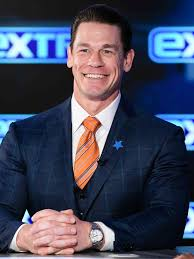
#> input picture Test Img/jhon ciena.jpg, 194 x 259 px, found by its file name
$ python Model.py
#> lines starting #> are read from the running program, lines starting #| are printed output that depends on the picture
import os
import cv2
import numpy as np
import pandas as pd
import pywt
import joblib
import seaborn as sn
from matplotlib import pyplot as plt
from sklearn.svm import SVC
from sklearn.preprocessing import StandardScaler
from sklearn.model_selection import train_test_split
from sklearn.pipeline import Pipeline
from sklearn.metrics import classification_report
from sklearn import svm
from sklearn.ensemble import RandomForestClassifier
from sklearn.linear_model import LogisticRegression
from sklearn.pipeline import make_pipeline
from sklearn.model_selection import GridSearchCV
from sklearn.metrics import confusion_matrix

"""# getting test img
img = cv2.imread('Test Img\\jhon ciena.jpg')
print(img.shape)
# gray img
gray = cv2.cvtColor(img, cv2.COLOR_BGR2GRAY)

# getting face of test img
faces = face_cascade.detectMultiScale(gray, 1.3, 5)
(x, y, w, h) = faces[0]
face_img = cv2.rectangle(img, (x, y), (x + w, y + h), (255, 0, 0), 2)
plt.imshow(face_img)
plt.axis('off')
plt.show()

# getting face area with 2 eyes
cv2.destroyAllWindows()
for (x, y, w, h) in faces:
    face_img = cv2.rectangle(img, (x, y), (x + w, y + h), (255, 0, 0), 2)
    roi_gray = gray[y:y + h, x:x + w]
    roi_color = face_img[y:y + h, x:x + w]
    eyes = eye_cascade.detectMultiScale(roi_gray)
    for (ex, ey, ew, eh) in eyes:
        cv2.rectangle(roi_color, (ex, ey), (ex + ew, ey + eh), (0, 255, 0), 2)
"""

# getting face and eyes
face_cascade = cv2.CascadeClassifier('opencv\\haarcascades\\haarcascade_frontalface_default.xml')
eye_cascade = cv2.CascadeClassifier('opencv\\haarcascades\\haarcascade_eye.xml')


# getting cropped img
def get_cropped_image_if_2_eyes(image_path):
#> called with image_path = 'Test Img\\jhon ciena.jpg'
    img = cv2.imread(image_path)
#> img is the input picture: shape (259, 194, 3); mean B, G, R 90.3, 70.6, 65.6
    if img is None:
        return None

    gray = cv2.cvtColor(img, cv2.COLOR_BGR2GRAY)
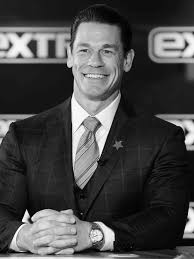
#> gray: shape (259, 194); min 0, max 255, mean 71.4
    if gray is None:
        return None

    faces = face_cascade.detectMultiScale(gray, 1.3, 5)
#> faces = [[68, 28, 58, 58]]
    for (x, y, w, h) in faces:
        roi_gray = gray[y:y + h, x:x + w]
        roi_color = img[y:y + h, x:x + w]
        eyes = eye_cascade.detectMultiScale(roi_gray)
        if len(eyes) >= 2:
            return roi_color
#> this loop made 1 pass
#> (x, y, w, h, eyes) on pass 1: (68, 28, 58, 58, [[5, 12, 22, 22]])
#> pass 1, in get_cropped_image_if_2_eyes, `roi_gray = gray[y:y + h, x:x + w]`:
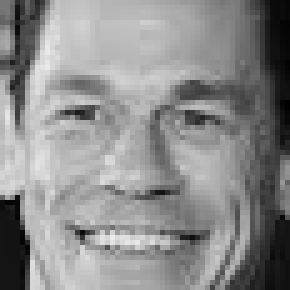
#> roi_gray: shape (58, 58) (shown 5 times larger); min 0, max 235, mean 139.5
#> pass 1, in get_cropped_image_if_2_eyes, `roi_color = img[y:y + h, x:x + w]`:
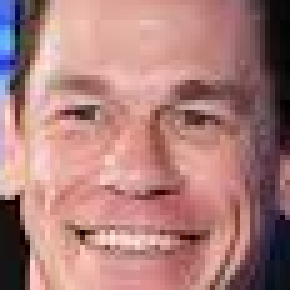
#> roi_color: shape (58, 58, 3) (shown 5 times larger); mean B, G, R 123, 126.1, 172.2
    return None


cropped_image = get_cropped_image_if_2_eyes('Test Img\\jhon ciena.jpg')

# storing path of data set
path_to_data = "./dataset/raw/"
path_to_cr_data = "./dataset/cropped/"
# saving all dir
img_dirs = []
#> (the run stopped early here; a loop or call above may not have finished)

$ run again, with Test Img/Shahid Afridi.jpg copied over Test Img/jhon ciena.jpg
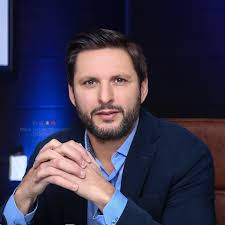
#> input picture Test Img/Shahid Afridi.jpg, 225 x 225 px, found by its file name
#> in get_cropped_image_if_2_eyes, img is the input picture: shape (225, 225, 3); mean B, G, R 76.9, 53.9, 58.3
#> in get_cropped_image_if_2_eyes, `gray = cv2.cvtColor(img, cv2.COLOR_BGR2GRAY)`:
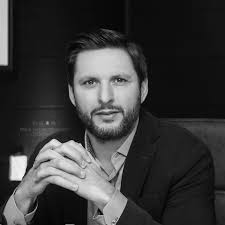
#> gray: shape (225, 225); min 0, max 245, mean 57.8
#> faces = [[66, 51, 82, 82]]
#> the loop in get_cropped_image_if_2_eyes, `for (x, y, w, h) in faces:` made 1 pass
#> (x, y, w, h, eyes) on pass 1: (66, 51, 82, 82, [[13, 19, 24, 24]])
#> pass 1, in get_cropped_image_if_2_eyes, `roi_color = img[y:y + h, x:x + w]`:
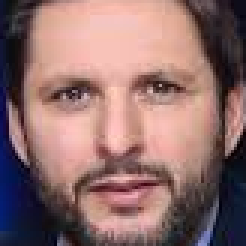
#> roi_color: shape (82, 82, 3) (shown 3 times larger); mean B, G, R 108.2, 109.9, 143
